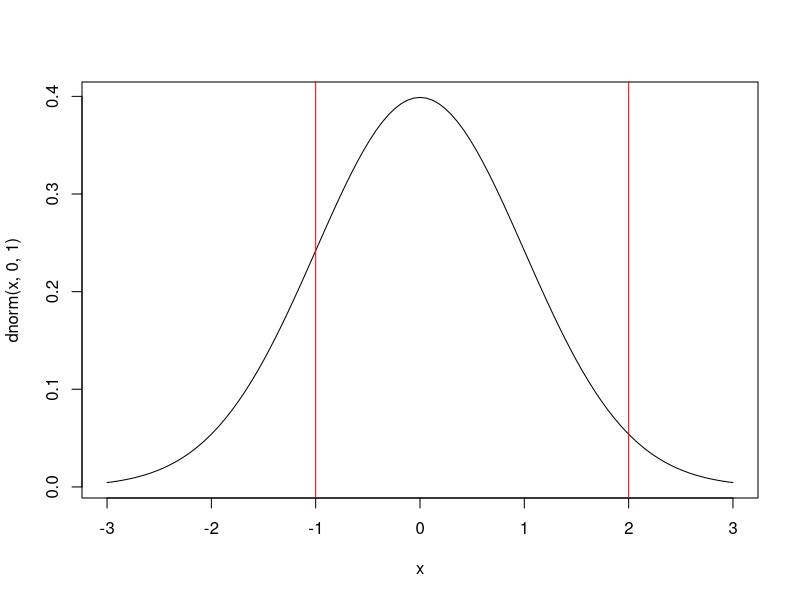
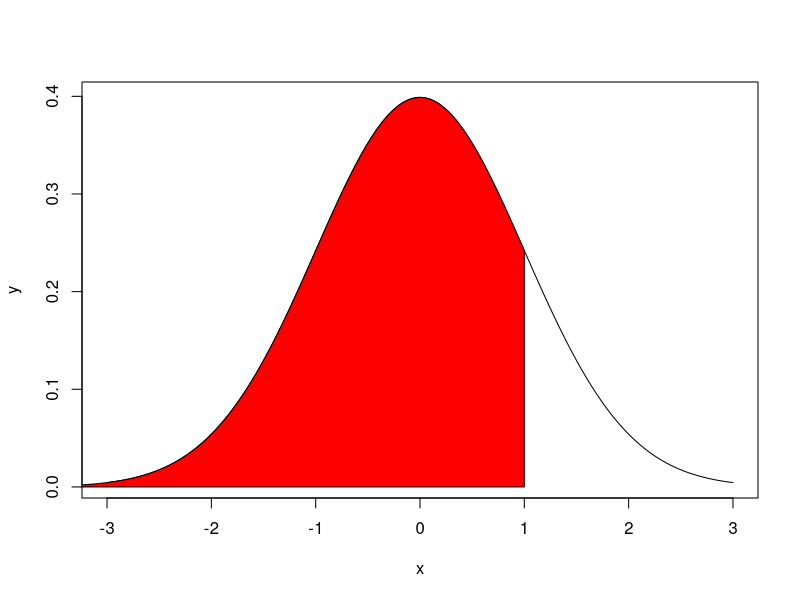

These figures' R source, in order:
curve(dnorm(x, 0, 1), -3, 3)
?dnorm
abline(v = 2, col = "red")
abline(v = -1, col = "red")
?pnorm
#Ejemplo
pnorm(2)
pnorm(0)

pnorm(2)-pnorm(0)
pnorm(1, lower.tail = FALSE)




#Problema1
pnorm(0)-pnorm(-1.5)

#Problema2
pnorm(1, lower.tail = FALSE)

#Problema3
pnorm(1)
pnorm(-2)

pnorm(1)-pnorm(-2)

#problema7
qnorm(.1)


#percentiles
qnorm(.9)
qnorm(.75)


#Area bajo la curva
area=function(a,b){
x=seq(-3,3,length=200)
y=dnorm(x,mean=0,sd=1)
plot(x,y,type="l")
x=seq(a,b,length=100)
y=dnorm(x,mean=0,sd=1)
polygon(c(a,x,b),c(0,y,0),col="red")}

area(-4,1)

